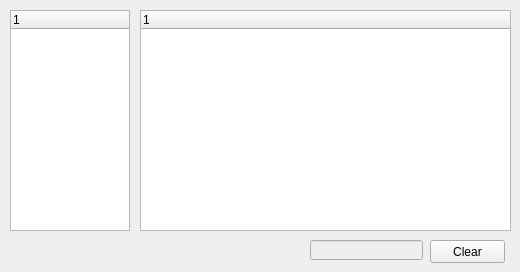
         <widget class="QWidget" name="tab_7" >
          <attribute name="title" >
           <string>&amp;Shortcuts</string>
          </attribute>
          <widget class="QTreeWidget" name="qtwShortcutCategory" >
           <property name="geometry" >
            <rect>
             <x>10</x>
             <y>10</y>
             <width>120</width>
             <height>221</height>
            </rect>
           </property>
           <property name="rootIsDecorated" >
            <bool>false</bool>
           </property>
           <property name="itemsExpandable" >
            <bool>false</bool>
           </property>
           <column>
            <property name="text" >
             <string>1</string>
            </property>
           </column>
          </widget>
          <widget class="QTreeWidget" name="qtwShortcutItem" >
           <property name="geometry" >
            <rect>
             <x>140</x>
             <y>10</y>
             <width>371</width>
             <height>221</height>
            </rect>
           </property>
           <property name="rootIsDecorated" >
            <bool>false</bool>
           </property>
           <column>
            <property name="text" >
             <string>1</string>
            </property>
           </column>
          </widget>
          <widget class="QLineEdit" name="qleShortcut" >
           <property name="enabled" >
            <bool>false</bool>
           </property>
           <property name="geometry" >
            <rect>
             <x>310</x>
             <y>240</y>
             <width>113</width>
             <height>20</height>
            </rect>
           </property>
          </widget>
          <widget class="QPushButton" name="qpbShortcutClear" >
           <property name="geometry" >
            <rect>
             <x>430</x>
             <y>240</y>
             <width>75</width>
             <height>23</height>
            </rect>
           </property>
           <property name="text" >
            <string>Clear</string>
           </property>
          </widget>
         </widget>
